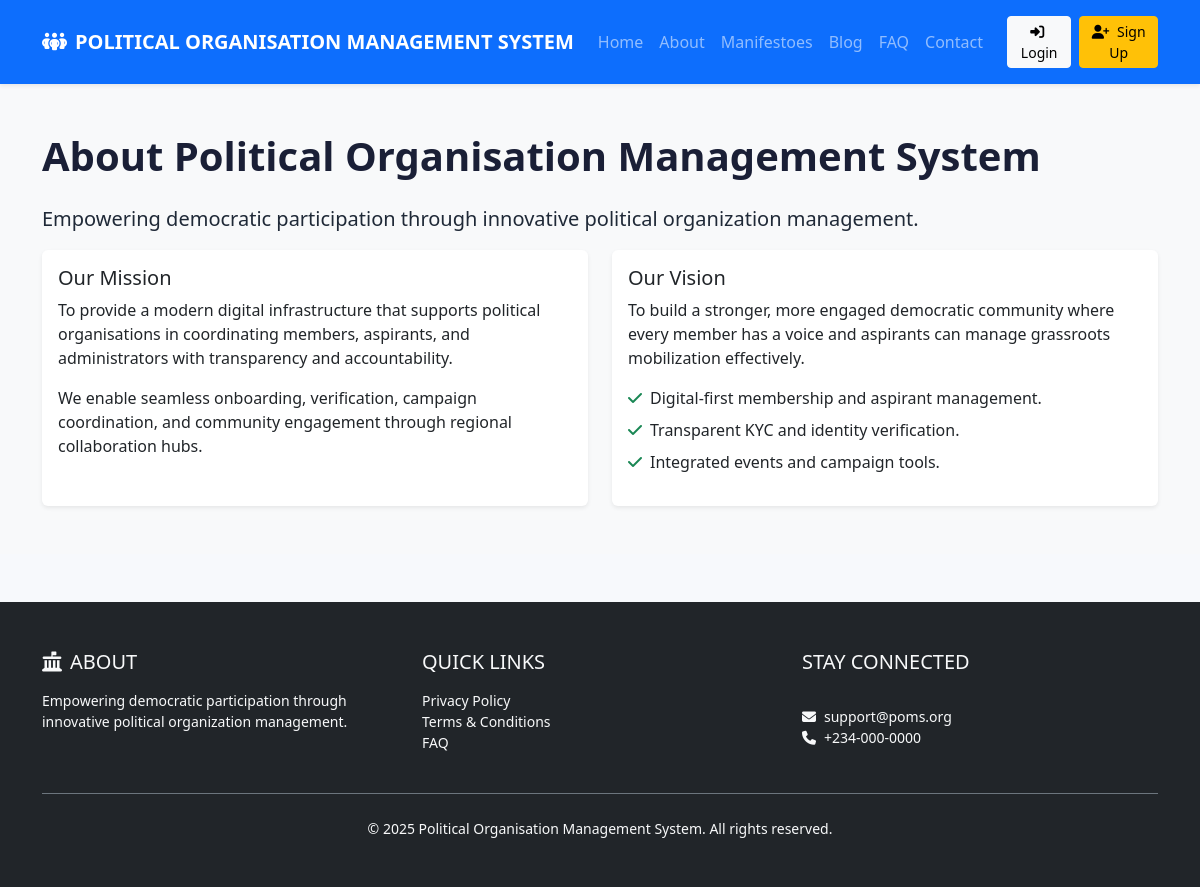
The app's page /pages/about.php with its own data.
### tables this page shows
CREATE TABLE IF NOT EXISTS site_settings (
    id INT UNSIGNED AUTO_INCREMENT PRIMARY KEY,
    site_name VARCHAR(150) NOT NULL DEFAULT 'Political Organisation Management System',
    site_tagline VARCHAR(255) DEFAULT NULL,
    logo_path VARCHAR(255) DEFAULT NULL,
    favicon_path VARCHAR(255) DEFAULT NULL,
    support_email VARCHAR(150) DEFAULT NULL,
    support_phone VARCHAR(50) DEFAULT NULL,
    whatsapp_default_link VARCHAR(255) DEFAULT NULL,
    allow_international_registration TINYINT(1) NOT NULL DEFAULT 1,
    maintenance_mode TINYINT(1) NOT NULL DEFAULT 0,
    address TEXT,
    facebook_url VARCHAR(255) DEFAULT NULL,
    twitter_url VARCHAR(255) DEFAULT NULL,
    instagram_url VARCHAR(255) DEFAULT NULL,
    youtube_url VARCHAR(255) DEFAULT NULL,
    created_at TIMESTAMP DEFAULT CURRENT_TIMESTAMP,
    updated_at TIMESTAMP DEFAULT CURRENT_TIMESTAMP ON UPDATE CURRENT_TIMESTAMP
);

### config/config.php (called while the page is built)
<?php
return [
    'database' => [
        'driver' => 'mysql',
        'host' => getenv('POMS_DB_HOST') ?: 'localhost',
        'port' => getenv('POMS_DB_PORT') ?: '3306',
        'name' => getenv('POMS_DB_NAME') ?: 'poms',
        'user' => getenv('POMS_DB_USER') ?: 'root',
        'password' => getenv('POMS_DB_PASSWORD') ?: '',
        'charset' => 'utf8mb4',
        'collation' => 'utf8mb4_unicode_ci',
    ],
    'app' => [
        'base_url' => getenv('POMS_BASE_URL') ?: '/',
        'default_timezone' => 'Africa/Lagos',
    ],
];

### config/Database.php (called while the page is built, shortened)
<?php
class Database
{
    private static ?Database $instance = null;
    private PDO $connection;
    private function __construct()
    {
        $config = require __DIR__ . '/config.php';
        $dbConfig = $config['database'];
        $dsn = sprintf('%s:host=%s;port=%s;dbname=%s;charset=%s',
            $dbConfig['driver'],
            $dbConfig['host'],
            $dbConfig['port'],
            $dbConfig['name'],
            $dbConfig['charset']
        );
        $options = [
            PDO::ATTR_ERRMODE => PDO::ERRMODE_EXCEPTION,
            PDO::ATTR_DEFAULT_FETCH_MODE => PDO::FETCH_ASSOC,
            PDO::ATTR_EMULATE_PREPARES => false,
        ];
        try {
            $this->connection = new PDO($dsn, $dbConfig['user'], $dbConfig['password'], $options);
        } catch (PDOException $exception) {
            throw new RuntimeException('Database connection failed: ' . $exception->getMessage());
        }
    }
    public static function getInstance(): Database
    {
        if (self::$instance === null) {
            self::$instance = new self();
        }
        return self::$instance;
    }
    public function fetchSiteSettings(): array
    {
        $statement = $this->connection->prepare('SELECT * FROM site_settings ORDER BY id DESC LIMIT 1');
        $statement->execute();
        return $statement->fetch() ?: [];
    }
}

### pages/about.php (the view, shortened to what this page needs)
<?php
require_once __DIR__ . '/../config/Database.php';
$database = Database::getInstance();
$siteSettings = $database->fetchSiteSettings();
require __DIR__ . '/../includes/header.php';
?>
<section class="py-5 bg-light">
    <div class="container">
        <h1 class="section-title">About <?= htmlspecialchars($siteSettings['site_name'] ?? 'POMS'); ?></h1>
        <p class="lead">Empowering democratic participation through innovative political organization management.</p>
        <div class="row g-4">
            <div class="col-lg-6">
                <div class="card border-0 shadow-sm h-100">
                    <div class="card-body">
                        <h5 class="card-title">Our Mission</h5>
                        <p class="card-text">To provide a modern digital infrastructure that supports political organisations in coordinating members, aspirants, and administrators with transparency and accountability.</p>
                        <p class="card-text">We enable seamless onboarding, verification, campaign coordination, and community engagement through regional collaboration hubs.</p>
                    </div>
                </div>
            </div>
            <div class="col-lg-6">
                <div class="card border-0 shadow-sm h-100">
                    <div class="card-body">
                        <h5 class="card-title">Our Vision</h5>
                        <p class="card-text">To build a stronger, more engaged democratic community where every member has a voice and aspirants can manage grassroots mobilization effectively.</p>
                        <ul class="list-unstyled">
                            <li class="mb-2"><i class="fa-solid fa-check text-success me-2"></i>Digital-first membership and aspirant management.</li>
                            <li class="mb-2"><i class="fa-solid fa-check text-success me-2"></i>Transparent KYC and identity verification.</li>
                            <li class="mb-2"><i class="fa-solid fa-check text-success me-2"></i>Integrated events and campaign tools.</li>
                        </ul>
                    </div>
                </div>
            </div>
        </div>
    </div>
</section>
<?php require __DIR__ . '/../includes/footer.php'; ?>

### includes/header.php (shortened to what this page needs)
<?php
require_once __DIR__ . '/../config/Database.php';
$appConfig = require __DIR__ . '/../config/config.php';
date_default_timezone_set($appConfig['app']['default_timezone']);
$database = Database::getInstance();
$siteSettings = $siteSettings ?? $database->fetchSiteSettings();
$siteName = $siteSettings['site_name'] ?? 'Political Organisation Management System';
$siteTagline = $siteSettings['site_tagline'] ?? '';
$baseUrl = $appConfig['app']['base_url'];
?>
<!DOCTYPE html>
<html lang="en">
<head>
    <link rel="stylesheet" href="https://cdn.jsdelivr.net/npm/bootstrap@5.3.3/dist/css/bootstrap.min.css">
    <link rel="stylesheet" href="https://cdnjs.cloudflare.com/ajax/libs/font-awesome/6.5.1/css/all.min.css">
    <link rel="stylesheet" href="<?= $baseUrl; ?>assets/css/style.css">
</head>
<body>
<nav class="navbar navbar-expand-lg navbar-dark bg-primary py-3 shadow-sm">
    <div class="container">
        <a class="navbar-brand d-flex align-items-center" href="<?= $baseUrl; ?>">
            <i class="fa-solid fa-people-group me-2"></i>
            <span class="fw-bold text-uppercase"><?= htmlspecialchars($siteName); ?></span>
        </a>
        <div class="collapse navbar-collapse" id="mainNavbar">
            <ul class="navbar-nav ms-auto mb-2 mb-lg-0">
                <li class="nav-item"><a class="nav-link" href="<?= $baseUrl; ?>">Home</a></li>
                <li class="nav-item"><a class="nav-link" href="<?= $baseUrl; ?>pages/about">About</a></li>
                <li class="nav-item"><a class="nav-link" href="<?= $baseUrl; ?>pages/manifestoes">Manifestoes</a></li>
                <li class="nav-item"><a class="nav-link" href="<?= $baseUrl; ?>pages/blog">Blog</a></li>
                <li class="nav-item"><a class="nav-link" href="<?= $baseUrl; ?>pages/faq">FAQ</a></li>
                <li class="nav-item"><a class="nav-link" href="<?= $baseUrl; ?>pages/contact">Contact</a></li>
            </ul>
            <div class="d-flex ms-lg-3">
                <a class="btn btn-light btn-sm me-2" href="<?= $baseUrl; ?>auth/login"><i class="fa-solid fa-right-to-bracket me-1"></i> Login</a>
                <a class="btn btn-warning btn-sm" href="<?= $baseUrl; ?>auth/register"><i class="fa-solid fa-user-plus me-1"></i> Sign Up</a>
            </div>
        </div>
    </div>
</nav>
<main class="flex-grow-1">

### includes/footer.php (shortened to what this page needs)
</main>
<footer class="bg-dark text-light py-5 mt-5">
    <div class="container">
        <div class="row g-4">
            <div class="col-md-4">
                <h5 class="text-uppercase mb-3"><i class="fa-solid fa-landmark-flag me-2"></i>About</h5>
                <p class="small mb-0"><?= htmlspecialchars($siteTagline); ?></p>
            </div>
            <div class="col-md-4">
                <h5 class="text-uppercase mb-3">Quick Links</h5>
                <ul class="list-unstyled small">
                    <li><a class="text-decoration-none text-light" href="<?= $baseUrl; ?>pages/privacy-policy">Privacy Policy</a></li>
                    <li><a class="text-decoration-none text-light" href="<?= $baseUrl; ?>pages/terms-and-conditions">Terms &amp; Conditions</a></li>
                    <li><a class="text-decoration-none text-light" href="<?= $baseUrl; ?>pages/faq">FAQ</a></li>
                </ul>
            </div>
            <div class="col-md-4">
                <h5 class="text-uppercase mb-3">Stay Connected</h5>
                <p class="small mt-3 mb-0"><i class="fa-solid fa-envelope me-2"></i><?= htmlspecialchars($siteSettings['support_email'] ?? ''); ?></p>
                <p class="small mb-0"><i class="fa-solid fa-phone me-2"></i><?= htmlspecialchars($siteSettings['support_phone'] ?? ''); ?></p>
            </div>
        </div>
        <div class="text-center pt-4 mt-4 border-top border-secondary">
            <p class="small mb-0">&copy; <?= date('Y'); ?> <?= htmlspecialchars($siteName); ?>. All rights reserved.</p>
        </div>
    </div>
</footer>
</body>
</html>

### assets/css/style.css (style rules this page uses)
:root { --poms-primary: #0d6efd; --poms-secondary: #20c997; --poms-dark: #1a1f36; }
body { font-family: 'Segoe UI', Tahoma, Geneva, Verdana, sans-serif; background-color: #f7f9fc; color: #1f2937; min-height: 100vh; display: flex; flex-direction: column; }
.section-title { font-weight: 700; color: var(--poms-dark); margin-bottom: 1.5rem; }

### records on screen
site_settings: site_name "POLITICAL ORGANISATION MANAGEMENT SYSTEM", site_name "Political Organisation Management System", site_tagline "Empowering democratic participation through innovative political organization management.", support_email "support@poms.org", support_phone "+234-000-0000"
